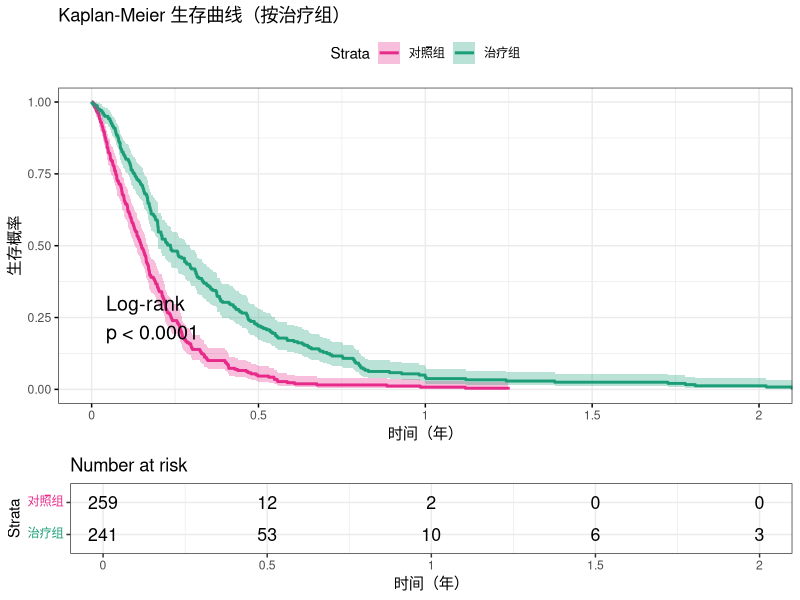
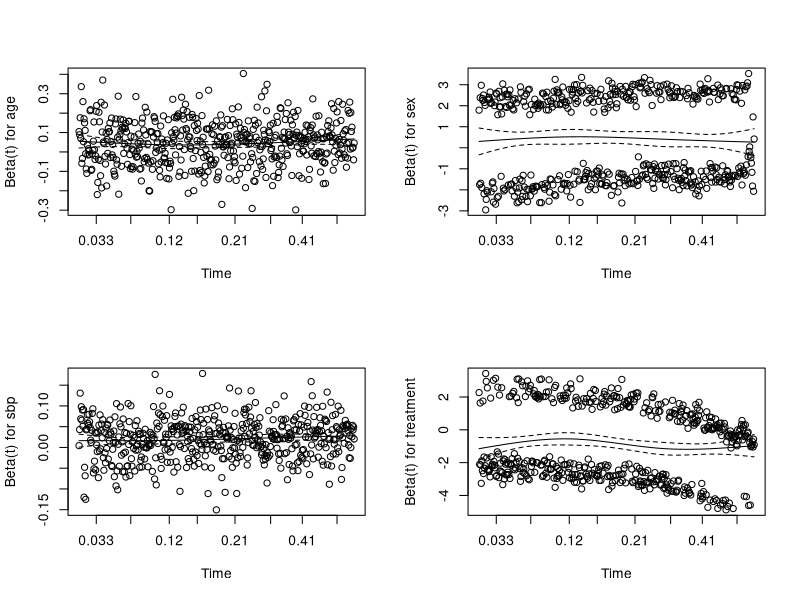
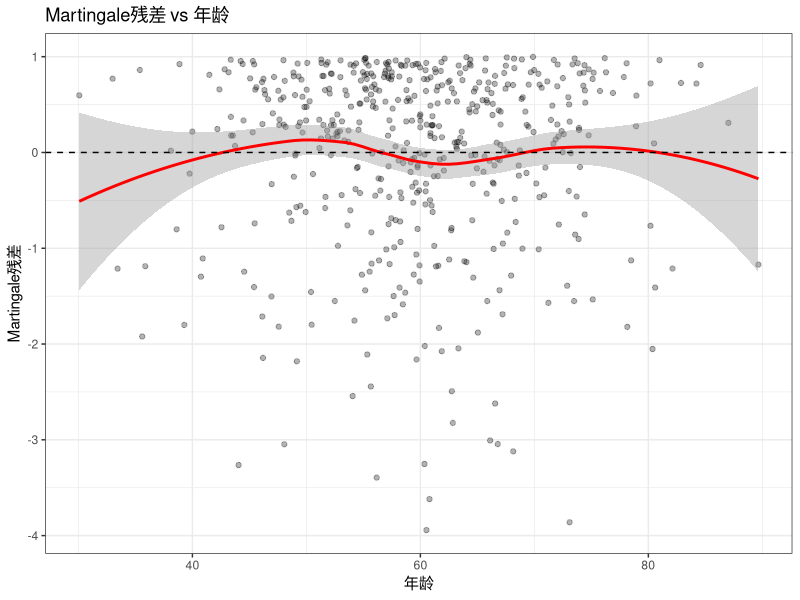
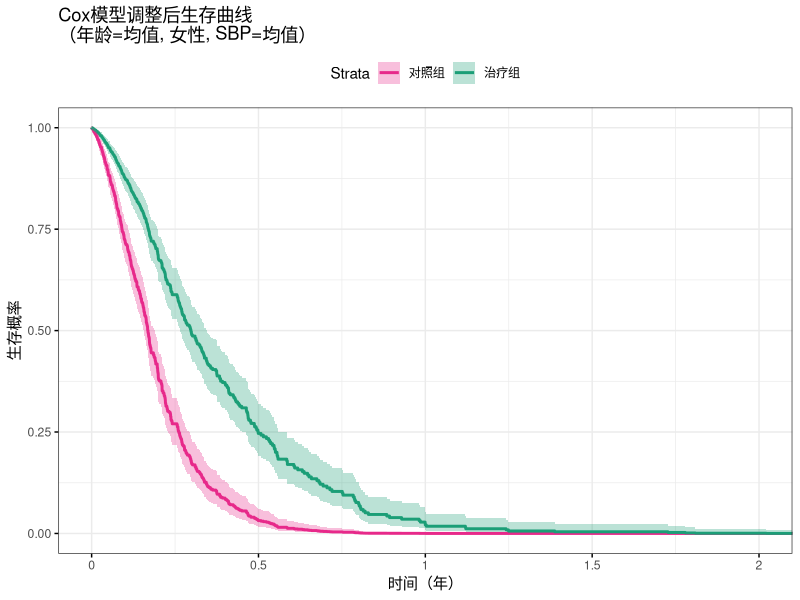
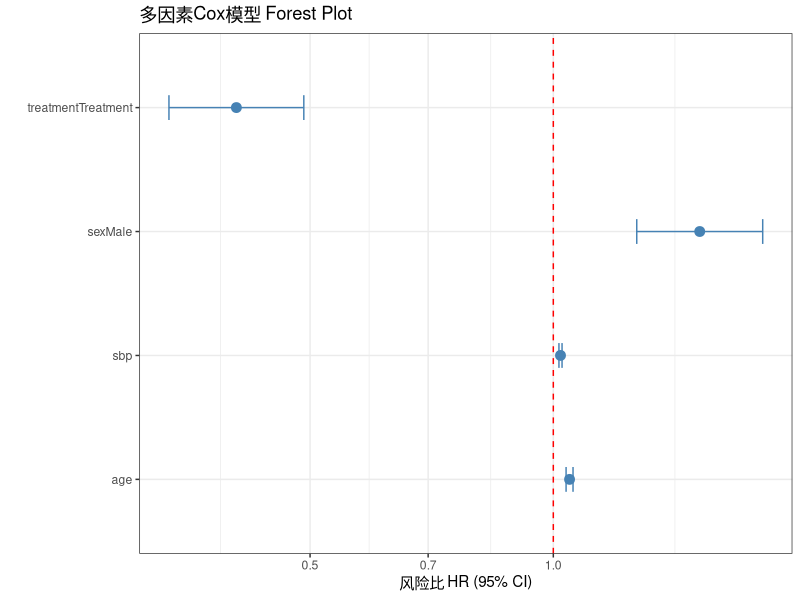

These charts were generated, in order, by the following R code:
# ============================================================
# Cox比例风险模型与生存曲线分析
# 包含：虚拟数据生成、Cox模型、KM曲线、模型诊断
# ============================================================

# ---- 1. 安装/加载所需包 ----
packages <- c("survival", "survminer", "ggplot2", "dplyr", "broom")
invisible(lapply(packages, function(pkg) {
  if (!requireNamespace(pkg, quietly = TRUE)) install.packages(pkg)
  library(pkg, character.only = TRUE)
}))

set.seed(42)

# ============================================================
# 2. 生成虚拟数据
# ============================================================
n <- 500  # 样本量

# 协变量
age       <- rnorm(n, mean = 60, sd = 10)
sex       <- rbinom(n, 1, 0.5)           # 0=女, 1=男
sbp       <- rnorm(n, mean = 130, sd = 20)  # 收缩压
treatment <- rbinom(n, 1, 0.5)           # 0=对照, 1=治疗

# 线性预测子（真实系数）
lp <- 0.03 * age + 0.4 * sex + 0.015 * sbp - 0.6 * treatment

# 从Weibull分布生成生存时间
scale <- exp(-lp)
time_true <- rweibull(n, shape = 1.5, scale = scale * 10)

# 随机删失（约30%删失率）
censor_time <- runif(n, min = 1, max = 15)
time   <- pmin(time_true, censor_time)
status <- as.integer(time_true <= censor_time)  # 1=事件, 0=删失

# 构建数据框
dat <- data.frame(
  id        = 1:n,
  time      = time,
  status    = status,
  age       = age,
  sex       = factor(sex, levels = c(0, 1), labels = c("Female", "Male")),
  sbp       = sbp,
  treatment = factor(treatment, levels = c(0, 1), labels = c("Control", "Treatment"))
)

cat("--- 数据概览 ---\n")
cat(sprintf("样本量: %d | 事件数: %d | 删失率: %.1f%%\n",
            n, sum(dat$status), 100 * mean(dat$status == 0)))
cat(sprintf("随访时间: 中位 %.2f, 范围 [%.2f, %.2f]\n\n",
            median(dat$time), min(dat$time), max(dat$time)))

# ============================================================
# 3. Kaplan-Meier 生存曲线
# ============================================================

# 3a. 整体KM曲线
km_overall <- survfit(Surv(time, status) ~ 1, data = dat)

# 3b. 按治疗组分层KM曲线
km_trt <- survfit(Surv(time, status) ~ treatment, data = dat)

# Log-rank检验
logrank_test <- survdiff(Surv(time, status) ~ treatment, data = dat)
logrank_p    <- 1 - pchisq(logrank_test$chisq, df = 1)
cat(sprintf("Log-rank检验 p值: %.4f\n\n", logrank_p))

# 绘制KM曲线
p_km <- ggsurvplot(
  km_trt,
  data          = dat,
  pval          = TRUE,
  pval.method   = TRUE,
  conf.int      = TRUE,
  risk.table    = TRUE,
  risk.table.height = 0.25,
  xlab          = "时间（年）",
  ylab          = "生存概率",
  title         = "Kaplan-Meier 生存曲线（按治疗组）",
  legend.labs   = c("对照组", "治疗组"),
  palette       = c("#E7298A", "#1B9E77"),
  ggtheme       = theme_bw()
)

# 保存KM图
ggsave("km_curve.pdf", plot = print(p_km), width = 8, height = 7)
cat("KM曲线已保存至 km_curve.pdf\n")

# ============================================================
# 4. Cox 比例风险模型
# ============================================================

# 4a. 单因素Cox
univariate_vars <- c("age", "sex", "sbp", "treatment")
uni_results <- lapply(univariate_vars, function(var) {
  formula <- as.formula(paste("Surv(time, status) ~", var))
  fit     <- coxph(formula, data = dat)
  tidy(fit, exponentiate = TRUE, conf.int = TRUE) |>
    mutate(variable = var)
}) |> bind_rows()

cat("--- 单因素Cox结果 (HR, 95%CI, p) ---\n")
print(uni_results[, c("variable", "term", "estimate", "conf.low", "conf.high", "p.value")],
      digits = 3)

# 4b. 多因素Cox
cox_multi <- coxph(
  Surv(time, status) ~ age + sex + sbp + treatment,
  data = dat
)

cat("\n--- 多因素Cox模型摘要 ---\n")
print(summary(cox_multi))

# 整洁格式输出
cox_tbl <- tidy(cox_multi, exponentiate = TRUE, conf.int = TRUE)
cat("\n--- HR及95%CI ---\n")
print(cox_tbl[, c("term", "estimate", "conf.low", "conf.high", "p.value")], digits = 3)

# ============================================================
# 5. 模型诊断
# ============================================================

# 5a. Schoenfeld残差检验（PH假设）
ph_test <- cox.zph(cox_multi)
cat("\n--- PH假设检验 (Schoenfeld残差) ---\n")
print(ph_test)

# 绘制Schoenfeld残差图
pdf("schoenfeld_residuals.pdf", width = 10, height = 8)
par(mfrow = c(2, 2))
plot(ph_test)
dev.off()
cat("Schoenfeld残差图已保存至 schoenfeld_residuals.pdf\n")

# 5b. Martingale残差（识别非线性）
dat$martingale_resid <- residuals(cox_multi, type = "martingale")

p_mart <- ggplot(dat, aes(x = age, y = martingale_resid)) +
  geom_point(alpha = 0.3) +
  geom_smooth(method = "loess", color = "red") +
  geom_hline(yintercept = 0, linetype = "dashed") +
  labs(title = "Martingale残差 vs 年龄",
       x = "年龄", y = "Martingale残差") +
  theme_bw()

ggsave("martingale_residuals.pdf", plot = p_mart, width = 6, height = 5)
cat("Martingale残差图已保存至 martingale_residuals.pdf\n")

# 5c. Concordance index (C-statistic)
c_stat <- concordance(cox_multi)
cat(sprintf("\nC-statistic (区分度): %.3f (se=%.3f)\n",
            c_stat$concordance, sqrt(c_stat$var)))

# ============================================================
# 6. 调整后生存曲线（基于Cox模型）
# ============================================================

# 构建新预测数据（固定协变量在均值/参考水平，只改变treatment）
new_data <- data.frame(
  age       = rep(mean(dat$age), 2),
  sex       = factor(c("Female", "Female"), levels = levels(dat$sex)),
  sbp       = rep(mean(dat$sbp), 2),
  treatment = factor(c("Control", "Treatment"), levels = levels(dat$treatment))
)

adj_surv <- survfit(cox_multi, newdata = new_data)

p_adj <- ggsurvplot(
  adj_surv,
  data       = new_data,
  conf.int   = TRUE,
  xlab       = "时间（年）",
  ylab       = "生存概率",
  title      = "Cox模型调整后生存曲线\n（年龄=均值, 女性, SBP=均值）",
  legend.labs = c("对照组", "治疗组"),
  palette    = c("#E7298A", "#1B9E77"),
  ggtheme    = theme_bw()
)

ggsave("cox_adjusted_survival.pdf", plot = print(p_adj), width = 7, height = 6)
cat("调整后生存曲线已保存至 cox_adjusted_survival.pdf\n")

# ============================================================
# 7. Forest Plot（多因素Cox结果）
# ============================================================

p_forest <- ggplot(cox_tbl, aes(x = estimate, y = term,
                                 xmin = conf.low, xmax = conf.high)) +
  geom_point(size = 3, color = "steelblue") +
  geom_errorbarh(height = 0.2, color = "steelblue") +
  geom_vline(xintercept = 1, linetype = "dashed", color = "red") +
  scale_x_log10() +
  labs(title = "多因素Cox模型 Forest Plot",
       x = "风险比 HR (95% CI)",
       y = "") +
  theme_bw()

ggsave("cox_forest_plot.pdf", plot = p_forest, width = 7, height = 5)
cat("Forest Plot已保存至 cox_forest_plot.pdf\n")

cat("\n--- 所有分析完成 ---\n")
